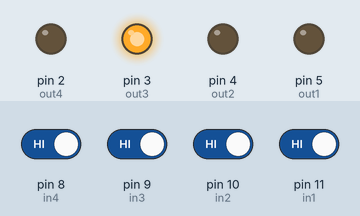
A sketch run on a simulated Arduino Uno, built with avr-gcc and run on an emulated ATmega328P. On the bench: output pins drawn as LEDs (lit = HIGH). The inputs (shaded band) are chosen by the test bench; at power-on: pin 8 (in4), pin 9 (in3), pin 10 (in2), pin 11 (in1) HIGH.

Above: at 2.2 s.
2.3 s: pin 8 (in4) driven LOW
At 3.2 s:
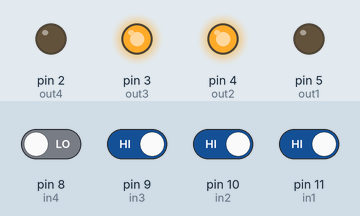
3.8 s: pin 9 (in3) driven LOW
At 4.4 s:
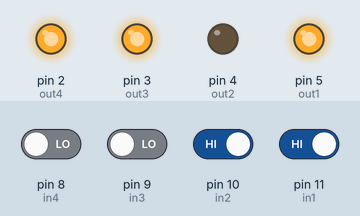
5.3 s: pin 11 (in1) driven LOW
At 6.3 s:
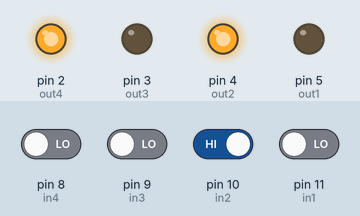
6.8 s: pin 10 (in2) driven LOW
At 7.3 s:
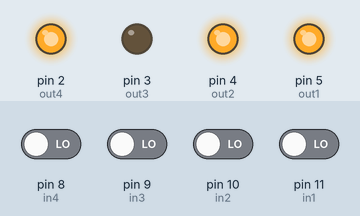
8.3 s: pin 8 (in4) driven HIGH
At 9.3 s:
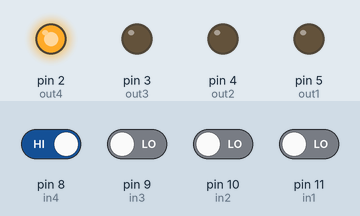
9.8 s: pin 9 (in3) driven HIGH
At 10.5 s:
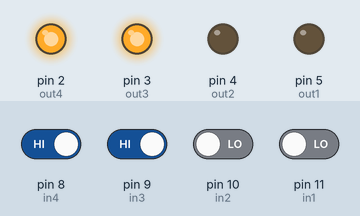
Timing chart, 0 to 12.3 s (numbered marks = the images above; inputs shaded):
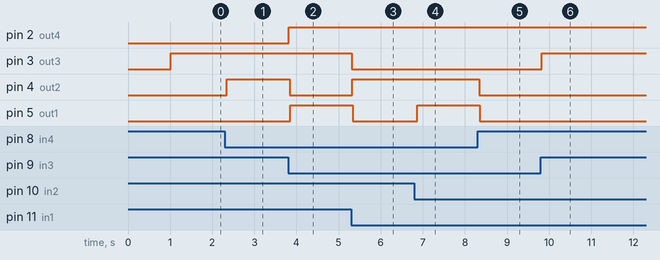

Measured:
- after the input at 2.3 s, pin 4 (out2): LOW → HIGH after 0.05 s
- after the input at 3.8 s, pin 2 (out4): LOW → HIGH at once; pin 4 (out2): HIGH → LOW at once; pin 5 (out1): LOW → HIGH after 0.05 s
- after the input at 5.3 s, pin 3 (out3), pin 5 (out1): HIGH → LOW at once; pin 4 (out2): LOW → HIGH at once
- after the input at 6.8 s, pin 5 (out1): LOW → HIGH after 0.07 s
- after the input at 8.3 s, pin 4 (out2): HIGH → LOW after 0.05 s; pin 5 (out1): HIGH → LOW after 0.06 s
- after the input at 9.8 s, pin 3 (out3): LOW → HIGH at once

The sketch:

sketch_nov28esp8266D1miniencrypt.ino
```cpp
/*Configured for the (gpio) pinout of esp8266 D1 mini (clone) (need a pulldown registor in D0 to use with sd card module).
Arduino uno pinout is shown below*/

#define in1 11 // switch1
#define in2 10 // switch2
#define in3 9 // switch3
#define in4 8 // switch4

#define out1 5  //led1
#define out2 4  //led2
#define out3 3  //led3
#define out4 2 //led4

boolean val1 = false;      // variable to store the read value
boolean val2 = false;      // variable to store the read value
boolean val3 = false;      // variable to store the read value
boolean val4 = false;      // variable to store the read value

void setup() {
  Serial.begin(9600);
  delay(500);
  /*
  pinMode(in1, INPUT_PULLUP);
  pinMode(in2, INPUT_PULLUP);
  pinMode(in3, INPUT_PULLUP);
  pinMode(in4, INPUT_PULLUP);

  pinMode(out1, INPUT_PULLUP);
  pinMode(out2, INPUT_PULLUP);
  pinMode(out3, INPUT_PULLUP);
  pinMode(out4, INPUT_PULLUP);
  */
  pinMode(out1, OUTPUT);  // sets the digital pin 5 as output of arduino uno
  pinMode(out2, OUTPUT);  // sets the digital pin 4 as output of arduino uno
  pinMode(out3, OUTPUT);  // sets the digital pin 3 as output of arduino uno
  pinMode(out4, OUTPUT);  // sets the digital pin 2 as output of arduino uno

  pinMode(in4, INPUT);    // sets the digital pin 11 as input of arduino uno
  pinMode(in3, INPUT);    // sets the digital pin 10 as input of arduino uno
  pinMode(in2, INPUT);    // sets the digital pin 9 as input of arduino uno
  pinMode(in1, INPUT);    // sets the digital pin 8 as input of arduino uno

  digitalWrite(out4, LOW);
  digitalWrite(out3, LOW);
  digitalWrite(out2, LOW);
  digitalWrite(out1, LOW);
  /*
  digitalWrite(in1, LOW);
  digitalWrite(in2, LOW);
  digitalWrite(in3, LOW);
  digitalWrite(in4, LOW);
  */
  delay(500);
}

void loop() {
          /*Boolean Function Implementation*/

  val1 = (!digitalRead(in3)*!digitalRead(in4))+
         (digitalRead(in1)*digitalRead(in2)*!digitalRead(in3))+
         (!digitalRead(in1)*!digitalRead(in2)*!digitalRead(in3))+
         (digitalRead(in1)*!digitalRead(in2)*!digitalRead(in4))+
         (!digitalRead(in1)*digitalRead(in3)*digitalRead(in4));

  val2 = (digitalRead(in1)*digitalRead(in2))+
         (digitalRead(in1)*!digitalRead(in4))+
         (!digitalRead(in2)*digitalRead(in3)*digitalRead(in4));

  val3 = (digitalRead(in1)*!digitalRead(in2)*digitalRead(in4))+
         (!digitalRead(in1)*!digitalRead(in3)*!digitalRead(in4))+
         (digitalRead(in1)*digitalRead(in2)*digitalRead(in3)*!digitalRead(in4));

  val4 = (digitalRead(in1)*digitalRead(in2)*!digitalRead(in3))+
         (digitalRead(in1)*!digitalRead(in2)*digitalRead(in3))+
         (!digitalRead(in1)*digitalRead(in2)*digitalRead(in3))+
         (digitalRead(in2)*!digitalRead(in3)*digitalRead(in4))+
         (!digitalRead(in2)*!digitalRead(in3)*!digitalRead(in4));

  /* sets the LED to the button's value*/
  digitalWrite(out4, val1);
  delay(10);
  digitalWrite(out3, val2);
  delay(10);
  digitalWrite(out2, val3);
  delay(10);
  digitalWrite(out1, val4);
  delay(10);
}
```
